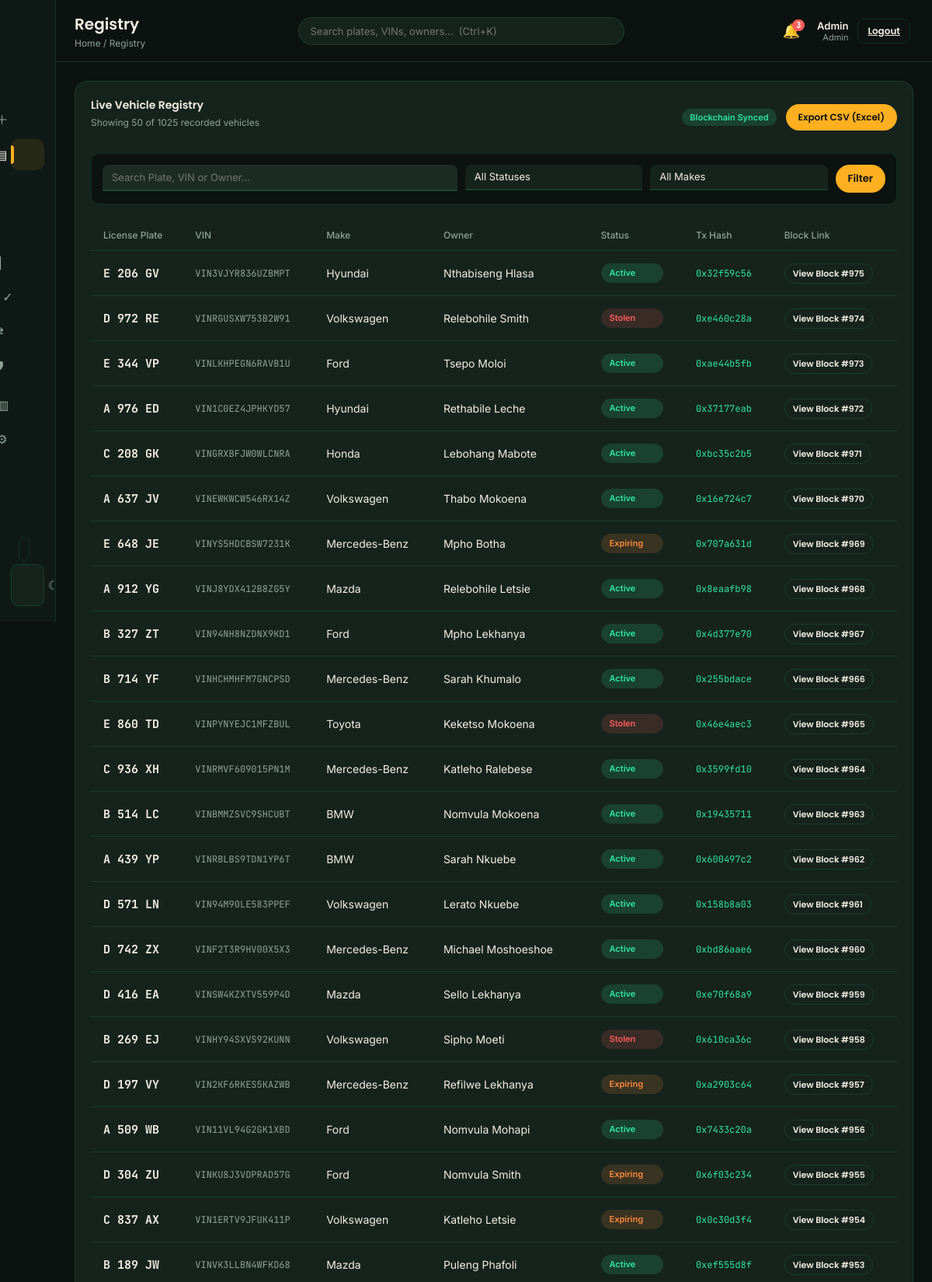
The page /registry?page=2&q=&status=&make= (signed in, upper part) on the database its author committed.
### tables this page shows
CREATE TABLE users (id INTEGER PRIMARY KEY, username TEXT UNIQUE, password TEXT, role TEXT);

CREATE TABLE vehicles (id INTEGER PRIMARY KEY, vin TEXT, plate TEXT, make TEXT, owner TEXT, status TEXT, tx_hash TEXT, created_at TIMESTAMP DEFAULT CURRENT_TIMESTAMP);

### app.py (the view)
@app.route("/registry")
@login_required
def registry():
    sync_remix_events()
    search_q = request.args.get('q', '').strip()
    status_filter = request.args.get('status', '').strip()
    make_filter = request.args.get('make', '').strip()
    page = int(request.args.get('page', 1))
    per_page = 50
    conn = get_db()
    c = conn.cursor()
    c.execute("SELECT DISTINCT make FROM vehicles ORDER BY make ASC")
    all_makes = [row['make'] for row in c.fetchall()]
    base_query = "FROM vehicles WHERE 1=1"
    params = []
    if search_q:
        base_query += " AND (plate LIKE ? OR vin LIKE ? OR owner LIKE ?)"
        term = f"%{search_q}%"
        params.extend([term, term, term])
    if status_filter:
        base_query += " AND status = ?"
        params.append(status_filter)
    if make_filter:
        base_query += " AND make = ?"
        params.append(make_filter)
    c.execute(f"SELECT COUNT(*) {base_query}", params)
    total_matching = c.fetchone()[0]
    total_pages = max(1, (total_matching + per_page - 1) // per_page)
    offset = (page - 1) * per_page
    c.execute(f"SELECT * {base_query} ORDER BY id DESC LIMIT ? OFFSET ?", params + [per_page, offset])
    vehicles = c.fetchall()
    conn.close()
    return render_template(
        "registry.html",
        active="registry",
        title="Registry",
        vehicles=vehicles,
        search_q=search_q,
        status_filter=status_filter,
        make_filter=make_filter,
        all_makes=all_makes,
        page=page,
        total_pages=total_pages,
        total_matching=total_matching
    )

### app.py (called while the page is built, shortened)
def get_db():
    conn = sqlite3.connect('app.db')
    conn.row_factory = sqlite3.Row
    return conn

@login_manager.user_loader
def load_user(user_id):
    conn = get_db()
    c = conn.cursor()
    c.execute('SELECT * FROM users WHERE id = ?', (user_id,))
    row = c.fetchone()
    conn.close()
    if row: return User(row['id'], row['username'], row['role'])
    return None

@app.context_processor
def inject_global_data():
    if current_user.is_authenticated:
        conn = get_db()
        c = conn.cursor()
        c.execute('SELECT plate, owner FROM vehicles ORDER BY id DESC LIMIT 3')
        recent_vehicles = c.fetchall()
        c.execute('SELECT * FROM security_permissions WHERE role = ?', (current_user.role,))
        perm_row = c.fetchone()
        user_perms = dict(perm_row) if perm_row else {}
        conn.close()
        return dict(current_user=current_user, recent_vehicles=recent_vehicles, user_perms=user_perms)
    return dict(current_user=current_user, recent_vehicles=[], user_perms={})

def sync_remix_events():
    try:
        if not w3 or not w3.is_connected():
            return 0
    except Exception as e:
        print("Sync remix events error:", e)
        return 0

### templates/registry.html (shortened to what this page needs)
{% extends "base.html" %}
{% block content %}
<div class="card" style="margin-bottom: 24px;">
  <div style="display:flex; justify-content:space-between; align-items:center; margin-bottom:20px; flex-wrap:wrap; gap:12px;">
    <div>
      <h2 class="card-title" style="margin:0;">Live Vehicle Registry</h2>
      <p class="muted" style="font-size:12px; margin-top:4px;">Showing {{ vehicles|length }} of {{ total_matching }} recorded vehicles</p>
    </div>
    <div style="display:flex; gap:12px; align-items:center;">
      <span class="badge-status active">Blockchain Synced</span>
      <a href="/export_csv" class="btn btn-primary" style="padding: 8px 16px; font-size: 12px; text-decoration:none;">Export CSV (Excel)</a>
    </div>
  </div>
  <form method="GET" action="/registry" style="display:flex; gap:10px; margin-bottom:20px; flex-wrap:wrap; background:var(--bg); padding:14px; border-radius:10px; border:1px solid var(--border);">
    <div style="flex:2; min-width:200px;">
      <input type="text" name="q" value="{{ search_q }}" class="form-input" placeholder="Search Plate, VIN or Owner..." style="padding:8px 12px; font-size:13px;">
    </div>
    <div style="flex:1; min-width:140px;">
      <select name="status" class="form-input" style="padding:8px 12px; font-size:13px; background:var(--card);">
        <option value="">All Statuses</option>
      </select>
    </div>
    <div style="flex:1; min-width:140px;">
      <select name="make" class="form-input" style="padding:8px 12px; font-size:13px; background:var(--card);">
        <option value="">All Makes</option>
      </select>
    </div>
    <div style="display:flex; gap:8px;">
      <button type="submit" class="btn btn-primary" style="padding:8px 16px; font-size:13px;">Filter</button>
    </div>
  </form>
  <div style="overflow-x: auto;">
    <table class="registry-table">
      <thead>
        <tr>
          <th>License Plate</th>
          <th>VIN</th>
          <th>Make</th>
          <th>Owner</th>
          <th>Status</th>
          <th>Tx Hash</th>
          <th>Block Link</th>
        </tr>
      </thead>
      <tbody>
        {% for v in vehicles %}
        <tr>
          <td class="plate" style="font-size:15px; font-weight:700;">{{ v.plate }}</td>
          <td class="mono muted" style="font-size:12px;">{{ v.vin }}</td>
          <td>{{ v.make }}</td>
          <td>{{ v.owner }}</td>
          <td>
            {% if current_user.role in ['Admin', 'Police'] %}
              <form method="POST" action="/update_status/{{ v.id }}" style="margin:0;">
                <select name="status" class="status-select badge-status {{ v.status|lower }}" onchange="this.form.submit()">
                  <option value="Active" {% if v.status == 'Active' %}selected{% endif %}>Active</option>
                  <option value="Stolen" {% if v.status == 'Stolen' %}selected{% endif %}>Stolen</option>
                  <option value="Expiring" {% if v.status == 'Expiring' %}selected{% endif %}>Expiring</option>
                </select>
              </form>
            {% else %}
              <span class="badge-status {{ v.status|lower }}">{{ v.status }}</span>
            {% endif %}
          </td>
          <td class="mono" style="color:var(--accent-2); font-size:12px;">{{ v.tx_hash }}</td>
          <td>
            <a href="/block/{{ v.id }}" class="btn btn-secondary" style="padding:4px 10px; font-size:11px; text-decoration:none;">View Block #{{ v.id }}</a>
          </td>
        </tr>
        {% else %}
        <tr>
          <td colspan="7" style="text-align:center; padding:30px; color:var(--muted);">No matching vehicles found.</td>
        </tr>
        {% endfor %}
      </tbody>
    </table>
  </div>
</div>
{% endblock %}

### templates/base.html (shortened to what this page needs)
<!DOCTYPE html>
<html lang="en" data-theme="dark">
<head>
  <link rel="stylesheet" href="{{ url_for('static', filename='css/style.css') }}" />
</head>
<body>
  <div class="app-shell">
    <aside class="sidebar" id="sidebar">
      <div class="logo">
      </div>
      <nav class="nav">
        <a href="/" class="nav-item {% if active == 'dashboard' %}active{% endif %}"><span class="nav-label">Dashboard</span></a>
        {% if current_user.role == 'Admin' or (user_perms and user_perms.get('can_register')) %}
        <a href="/register" class="nav-item {% if active == 'register' %}active{% endif %}"><span
            class="nav-icon">＋</span><span class="nav-label">Register</span></a>
        {% endif %}
        <a href="/registry" class="nav-item {% if active == 'registry' %}active{% endif %}"><span
            class="nav-icon">▤</span><span class="nav-label">Registry</span></a>
        <a href="/blockchain" class="nav-item {% if active == 'blockchain' %}active{% endif %}"><span class="nav-label">Blockchain</span></a>
        <a href="/ai-dashboard" class="nav-item {% if active == 'ai_dashboard' %}active{% endif %}"><span class="nav-label">AI Analytics</span></a>
        <a href="/spreadsheet" class="nav-item {% if active == 'spreadsheet' %}active{% endif %}"><span class="nav-label">Data Specs</span></a>
        <a href="/verify" class="nav-item {% if active == 'verify' %}active{% endif %}"><span
            class="nav-icon">✓</span><span class="nav-label">Verify</span></a>
        {% if current_user.role == 'Admin' or (user_perms and user_perms.get('can_transfer')) %}
        <a href="/transfers" class="nav-item {% if active == 'transfers' %}active{% endif %}"><span
            class="nav-icon">⇄</span><span class="nav-label">Transfers</span></a>
        {% endif %}
        {% if current_user.role == 'Admin' or (user_perms and user_perms.get('can_audit')) %}
        <a href="/audit" class="nav-item {% if active == 'audit' %}active{% endif %}"><span
            class="nav-icon">🛡</span><span class="nav-label">Audit Log</span></a>
        {% endif %}
        <a href="/reports" class="nav-item {% if active == 'reports' %}active{% endif %}"><span
            class="nav-icon">▥</span><span class="nav-label">Reports</span></a>
        {% if current_user.role == 'Admin' %}
        <a href="/settings" class="nav-item {% if active == 'settings' %}active{% endif %}"><span
            class="nav-icon">⚙</span><span class="nav-label">Settings</span></a>
        {% endif %}
      </nav>
      <div style="margin-bottom: 10px; padding: 0 10px;">
        <a href="https://remix.ethereum.org" target="_blank" class="btn btn-secondary"
          style="width:100%; font-size:11px; padding:6px;"></a>
      </div>
      <div class="wallet-chip">
        <button class="theme-toggle" id="themeToggle" title="Toggle theme">☾</button>
      </div>
    </aside>
    <div class="main">
      <header class="topbar">
        <div class="topbar-left">
          <div>
            <h1 class="page-title">{{ title }}</h1>
            <div class="breadcrumb">Home / {{ title }}</div>
          </div>
        </div>
        <div class="topbar-center">
          <input type="search" class="search-box" placeholder="Search plates, VINs, owners…  (Ctrl+K)" />
        </div>
        <div class="topbar-right">
          <div class="notification-wrapper">
            <button class="bell" id="bellBtn" title="Notifications">
              <span>🔔</span><span class="badge" id="notifBadge">{{ recent_vehicles|length }}</span>
            </button>
          </div>
          <div class="user-profile" style="display:flex; align-items:center; gap:12px;">
            <div style="display:flex; flex-direction:column; text-align:right;">
              <span style="font-size:13px; font-weight:600; color:var(--text);">{{ current_user.username|capitalize
                }}</span>
              <span style="font-size:11px; color:var(--muted);">{{ current_user.role }}</span>
            </div>
            <a href="/logout" class="btn btn-secondary"
              style="padding: 6px 12px; font-size:12px; border-radius: 8px;">Logout</a>
          </div>
        </div>
      </header>
      <main class="content">{% block content %}{% endblock %}</main>
    </div>
  </div>
</body>
</html>

### rows shown on the page
users: username "Admin", role "Admin"
vehicles: plate "E 206 GV", vin "VIN3VJYR836UZBMPT", make "Hyundai", owner "Nthabiseng Hlasa", status "Active", tx_hash "0x32f59c56", id "975"
vehicles: plate "D 972 RE", vin "VINRGUSXW753B2W91", make "Volkswagen", owner "Relebohile Smith", status "Stolen", tx_hash "0xe460c28a", id "974"
vehicles: plate "E 344 VP", vin "VINLKHPEGN6RAVB1U", make "Ford", owner "Tsepo Moloi", status "Active", tx_hash "0xae44b5fb", id "973"
vehicles: plate "A 976 ED", vin "VIN1C0EZ4JPHKYD57", make "Hyundai", owner "Rethabile Leche", status "Active", tx_hash "0x37177eab", id "972"
vehicles: plate "C 208 GK", vin "VINGRXBFJW0WLCNRA", make "Honda", owner "Lebohang Mabote", status "Active", tx_hash "0xbc35c2b5", id "971"
vehicles: plate "A 637 JV", vin "VINEWKWCW546RX14Z", make "Volkswagen", owner "Thabo Mokoena", status "Active", tx_hash "0x16e724c7", id "970"
vehicles: plate "E 648 JE", vin "VINYS5HDCBSW7231K", make "Mercedes-Benz", owner "Mpho Botha", status "Expiring", tx_hash "0x707a631d", id "969"
vehicles: plate "A 912 YG", vin "VINJ8YDX412B8ZG5Y", make "Mazda", owner "Relebohile Letsie", status "Active", tx_hash "0x8eaafb98", id "968"
vehicles: plate "B 327 ZT", vin "VIN94NH8NZDNX9KD1", make "Ford", owner "Mpho Lekhanya", status "Active", tx_hash "0x4d377e70", id "967"
vehicles: plate "B 714 YF", vin "VINHCHMHFM7GNCPSD", make "Mercedes-Benz", owner "Sarah Khumalo", status "Active", tx_hash "0x255bdace", id "966"
vehicles: plate "E 860 TD", vin "VINPYNYEJC1MFZBUL", make "Toyota", owner "Keketso Mokoena", status "Stolen", tx_hash "0x46e4aec3", id "965"
vehicles: plate "C 936 XH", vin "VINRMVF609015PN1M", make "Mercedes-Benz", owner "Katleho Ralebese", status "Active", tx_hash "0x3599fd10", id "964"
vehicles: plate "B 514 LC", vin "VINBMMZSVC9SHCUBT", make "BMW", owner "Nomvula Mokoena", status "Active", tx_hash "0x19435711", id "963"
vehicles: plate "A 439 YP", vin "VINRBLBS9TDN1YP6T", make "BMW", owner "Sarah Nkuebe", status "Active", tx_hash "0x600497c2", id "962"
vehicles: plate "D 571 LN", vin "VIN94M90LE583PPEF", make "Volkswagen", owner "Lerato Nkuebe", status "Active", tx_hash "0x158b8a03", id "961"
vehicles: plate "D 742 ZX", vin "VINF2T3R9HV00X5X3", make "Mercedes-Benz", owner "Michael Moshoeshoe", status "Active", tx_hash "0xbd86aae6", id "960"
vehicles: plate "D 416 EA", vin "VINSW4KZXTV559P4D", make "Mazda", owner "Sello Lekhanya", status "Active", tx_hash "0xe70f68a9", id "959"
vehicles: plate "B 269 EJ", vin "VINHY94SXVS92KUNN", make "Volkswagen", owner "Sipho Moeti", status "Stolen", tx_hash "0x610ca36c", id "958"
vehicles: plate "D 197 VY", vin "VIN2KF6RKES5KAZWB", make "Mercedes-Benz", owner "Refilwe Lekhanya", status "Expiring", tx_hash "0xa2903c64", id "957"
vehicles: plate "A 509 WB", vin "VIN11VL94G2GK1XBD", make "Ford", owner "Nomvula Mohapi", status "Active", tx_hash "0x7433c20a", id "956"
vehicles: plate "D 304 ZU", vin "VINKU8J3VDPRAD57G", make "Ford", owner "Nomvula Smith", status "Expiring", tx_hash "0x6f03c234", id "955"
vehicles: plate "C 837 AX", vin "VIN1ERTV9JFUK411P", make "Volkswagen", owner "Katleho Letsie", status "Expiring", tx_hash "0x0c30d3f4", id "954"
vehicles: plate "B 189 JW", vin "VINVK3LLBN4WFKD68", make "Mazda", owner "Puleng Phafoli", status "Active", tx_hash "0xef555d8f", id "953"

### other values the page prints
{{ title }} "Registry"
{{ recent_vehicles|length }} "3"
{{ vehicles|length }} "50"
{{ total_matching }} "1025"
